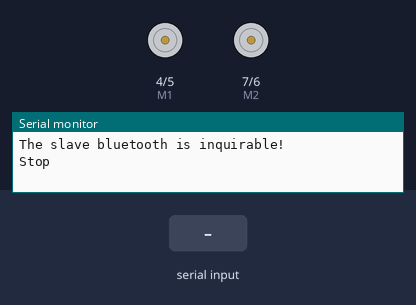
This sketch was run on a simulated Arduino Uno, built with avr-gcc and run on an emulated ATmega328P. On the bench: direction and speed pins drawn as motors (green arrow = direction pin HIGH = forward, orange = LOW = backward, longer = more drive), the last lines printed to the serial monitor. The inputs (shaded band) are chosen by the test bench.

Above: at 5.2 s.
5.3 s: "f" received over the second serial link
At 5.8 s:
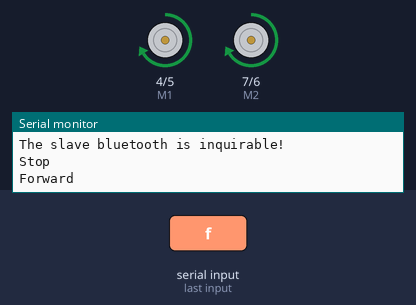
6.8 s: "b" received over the second serial link
At 8.0 s:
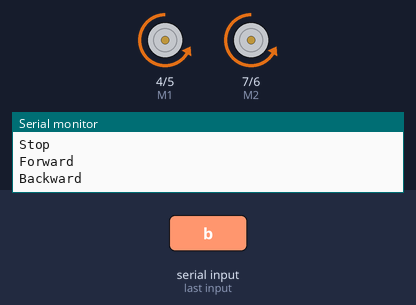
8.3 s: "l" received over the second serial link
At 9.2 s:
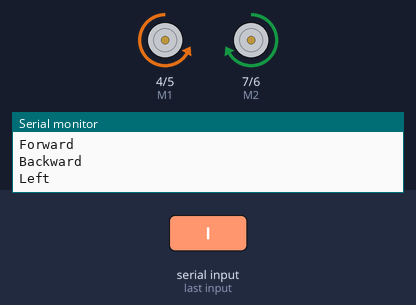
9.8 s: "r" received over the second serial link
At 10.4 s:
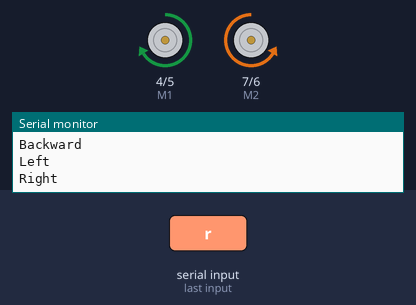
11.3 s: "s" received over the second serial link
At 12.7 s:
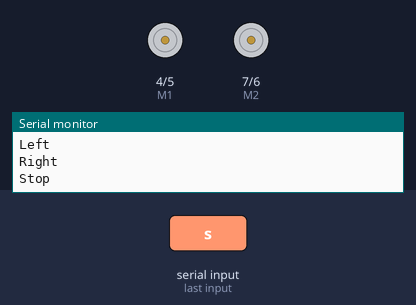
Timing chart, 0 to 13.8 s (numbered marks = the images above; inputs shaded):
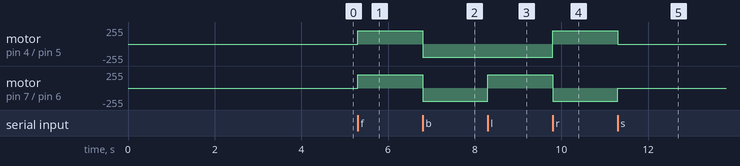

Measured:
- after the input at 5.3 s, motor on pin 4 (M1) / pin 5 (E1), motor on pin 7 (M2) / pin 6 (E2): stopped → forward 200/255 at once
- after the input at 6.8 s, motor on pin 4 (M1) / pin 5 (E1), motor on pin 7 (M2) / pin 6 (E2): forward 200/255 → backward 200/255 at once
- after the input at 8.3 s, motor on pin 7 (M2) / pin 6 (E2): backward 200/255 → forward 200/255 at once
- after the input at 9.8 s, motor on pin 4 (M1) / pin 5 (E1): backward 200/255 → forward 200/255 at once; motor on pin 7 (M2) / pin 6 (E2): forward 200/255 → backward 200/255 at once
- after the input at 11.3 s, motor on pin 4 (M1) / pin 5 (E1): forward 200/255 → stopped at once; motor on pin 7 (M2) / pin 6 (E2): backward 200/255 → stopped at once

The sketch:

BluetoothControlled.ino
```cpp
#include <SoftwareSerial.h>   //Software Serial Port
#define RxD 2
#define TxD 3

#define DEBUG_ENABLED  1

SoftwareSerial blueToothSerial(RxD,TxD);
String DEVICE_NAME = String("Condor7");

void setup()
{
  int i;
  for(i=4;i<=7;i++)
    pinMode(i, OUTPUT);
  Serial.begin(9600);
  pinMode(RxD, INPUT);
  pinMode(TxD, OUTPUT);
  setupBlueToothConnection();
  stop();
}

void loop()
{
  char val;
  while(1){
    if(blueToothSerial.available()){
      val = blueToothSerial.read();
     //if(Serial.available()){
      //char val = Serial.read();
      executeCommand(val);
    }
  }
}

void setupBlueToothConnection()
{
  blueToothSerial.begin(38400); //Set BluetoothBee BaudRate to default baud rate 38400
  blueToothSerial.print("\r\n+STWMOD=0\r\n"); //set the bluetooth work in slave mode
  blueToothSerial.print("\r\n+STNA=" + DEVICE_NAME + "\r\n"); //set the bluetooth name
  blueToothSerial.print("\r\n+STOAUT=1\r\n"); // Permit Paired device to connect me
  blueToothSerial.print("\r\n+STAUTO=0\r\n"); // Auto-connection should be forbidden here
  delay(2000); // This delay is required.
  blueToothSerial.print("\r\n+INQ=1\r\n"); //make the slave bluetooth inquirable
  Serial.println("The slave bluetooth is inquirable!");
  delay(2000); // This delay is required.
  blueToothSerial.flush();
}

//Standard PWM DC control
int E1 = 5;     //M1 Speed Control
int E2 = 6;     //M2 Speed Control
int M1 = 4;    //M1 Direction Control
int M2 = 7;    //M1 Direction Control
int SPEED = 200;

void executeCommand(char command)
{
  switch(command)
  {
      case 'f'://Move Forward
        forward(SPEED);   //move forward in max speed
        break;
      case 'b'://Move Backward
        backward(SPEED);   //move back in max speed
        break;
      case 'l'://Turn Left
        turnLeft(SPEED);
        break;
      case 'r'://Turn Right
        turnRight(SPEED);
        break;
      case 'p':
        ping();
        break;
      case 's':
        stop();
        break;
  }
}


void stop(void)                    //Stop
{
  digitalWrite(E1,LOW);
  digitalWrite(E2,LOW);
  Serial.println("Stop");
}
void forward(char speed)          //Move forward
{
  analogWrite (E1,speed);      //PWM Speed Control
  digitalWrite(M1,HIGH);
  analogWrite (E2,speed);
  digitalWrite(M2,HIGH);
  Serial.println("Forward");
}
void backward(char speed)          //Move backward
{
  analogWrite (E1,speed);
  digitalWrite(M1,LOW);
  analogWrite (E2,speed);
  digitalWrite(M2,LOW);
  Serial.println("Backward");
}
void turnLeft(char speed)             //Turn Left
{
  analogWrite (E1,speed);
  digitalWrite(M1,LOW);
  analogWrite (E2,speed);
  digitalWrite(M2,HIGH);
  Serial.println("Left");
}

void turnRight(char speed)             //Turn Right
{
  analogWrite (E1,speed);
  digitalWrite(M1,HIGH);
  analogWrite (E2,speed);
  digitalWrite(M2,LOW);
  Serial.println("Right");
}

void ping()
{
  Serial.println("Ping");
  blueToothSerial.println("pong");
}
```
